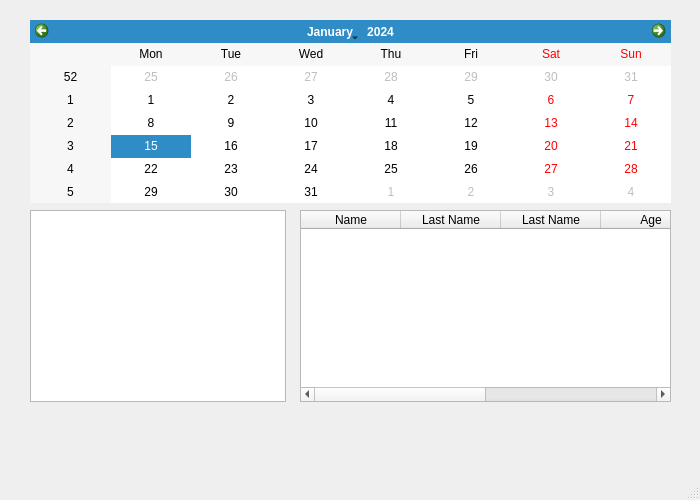
<?xml version="1.0" encoding="UTF-8"?>
<ui version="4.0">
 <class>MainWindow</class>
 <widget class="QMainWindow" name="MainWindow">
  <property name="geometry">
   <rect>
    <x>0</x>
    <y>0</y>
    <width>700</width>
    <height>500</height>
   </rect>
  </property>
  <property name="windowTitle">
   <string>MainWindow</string>
  </property>
  <widget class="QWidget" name="centralwidget">
   <widget class="QCalendarWidget" name="calendarWidget">
    <property name="geometry">
     <rect>
      <x>30</x>
      <y>20</y>
      <width>641</width>
      <height>183</height>
     </rect>
    </property>
   </widget>
   <widget class="QTableView" name="tableView">
    <property name="geometry">
     <rect>
      <x>30</x>
      <y>210</y>
      <width>256</width>
      <height>192</height>
     </rect>
    </property>
   </widget>
   <widget class="QTableWidget" name="tableWidget">
    <property name="geometry">
     <rect>
      <x>300</x>
      <y>210</y>
      <width>371</width>
      <height>192</height>
     </rect>
    </property>
    <property name="alternatingRowColors">
     <bool>false</bool>
    </property>
    <column>
     <property name="text">
      <string>Name</string>
     </property>
    </column>
    <column>
     <property name="text">
      <string>Last Name</string>
     </property>
    </column>
    <column>
     <property name="text">
      <string>Last Name</string>
     </property>
    </column>
    <column>
     <property name="text">
      <string>Age</string>
     </property>
    </column>
    <column>
     <property name="text">
      <string>Date of Birth</string>
     </property>
    </column>
    <column>
     <property name="text">
      <string>Weigth</string>
     </property>
    </column>
   </widget>
  </widget>
  <widget class="QMenuBar" name="menubar">
   <property name="geometry">
    <rect>
     <x>0</x>
     <y>0</y>
     <width>700</width>
     <height>21</height>
    </rect>
   </property>
  </widget>
  <widget class="QStatusBar" name="statusbar"/>
 </widget>
 <resources>
  <include location="C:/Program Files (x86)/Qt Designer/test.qrc"/>
 </resources>
 <connections/>
</ui>
